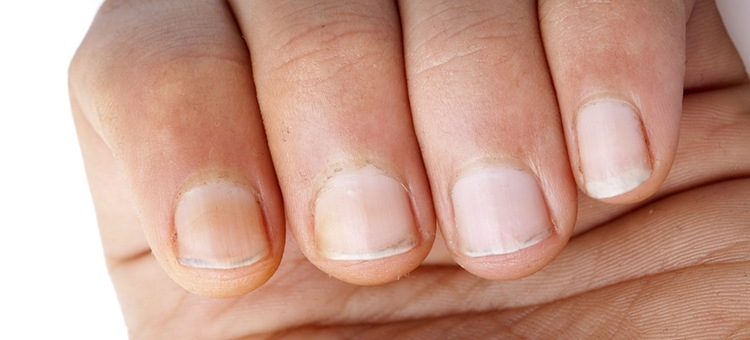
#> input picture PAC_development/Sem5/images/09aefeec-e05f-11e8-87a6-0242ac1c0002.jpg, 750 x 340 px
$ python tasks.py
#> lines starting #> are read from the running program, lines starting #| are printed output that depends on the picture
import os
import cv2

def shownails(image, mask):
    concat = cv2.vconcat([image, mask])
    cv2.imshow('Image', concat)

    cv2.waitKey(0)

    cv2.destroyWindow('Image')


def contours(image, mask):
    _, thresh = cv2.threshold(cv2.cvtColor(mask, cv2.COLOR_BGR2GRAY), 200, 255, cv2.THRESH_BINARY)
    contours, _ = cv2.findContours(thresh, cv2.RETR_EXTERNAL, cv2.CHAIN_APPROX_SIMPLE)
    res = cv2.drawContours(image, contours, -1, (0, 255, 255), 1)

    cv2.imshow('Image+', res)
    cv2.waitKey(0)
    cv2.destroyWindow('Image+')

def showVideo():
    cap = cv2.VideoCapture("./Запись экрана от 2025-10-09 09-55-19.webm")

    while True:
        _, frame = cap.read()
        if frame is not None:
            resize = cv2.resize(frame, (1000, 500))

        cv2.imshow('Video', cv2.cvtColor(resize, cv2.COLOR_BGR2GRAY))

        if cv2.waitKey(1) == ord('q'):
            break

    cap.release()


def main():

    images = os.listdir("./images")

    for i in images:
        im = cv2.imread(os.path.join("./images", i))
#> im is the input picture: shape (340, 750, 3); mean B, G, R 140.8, 157, 200.3
        msk = cv2.imread(os.path.join("./labels", i))


        #task2:
        shownails(im, msk)
#> in shownails, `concat = cv2.vconcat([image, mask])`:
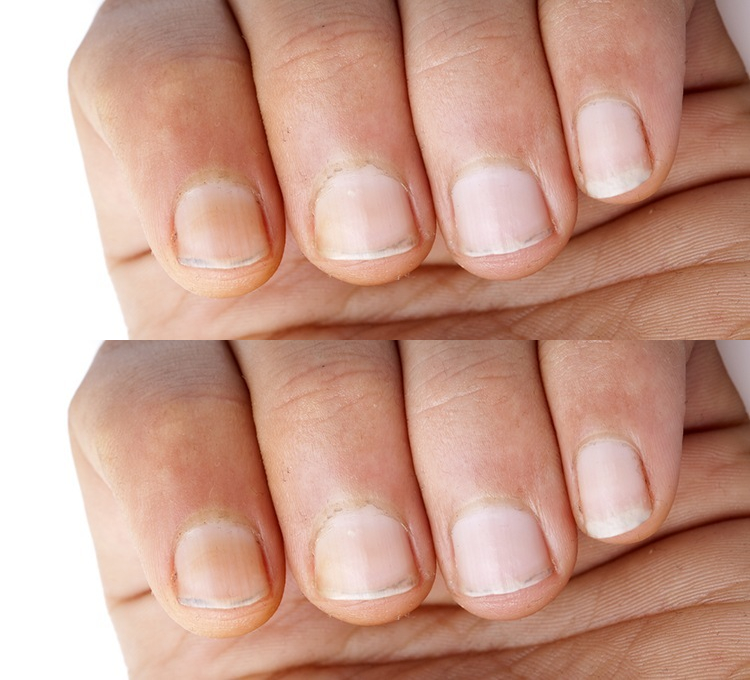
#> concat: shape (680, 750, 3); mean B, G, R 140.8, 157, 200.3
#> pass 2 of the loop in main, `for i in images:`:
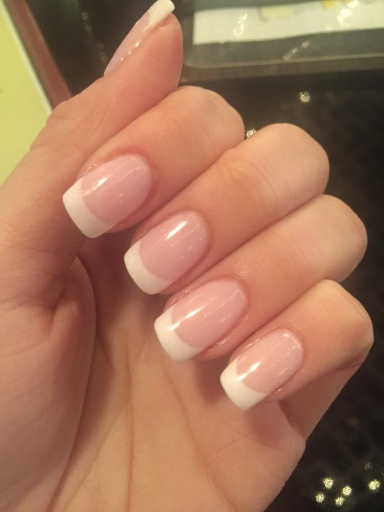
#> input picture PAC_development/Sem5/images/1eecab90-1a92-43a7-b952-0204384e1fae.jpg, 384 x 512 px
#> in main, im is the input picture: shape (512, 384, 3); mean B, G, R 88.5, 115.7, 162.9
#> in shownails (call 2), `concat = cv2.vconcat([image, mask])`:
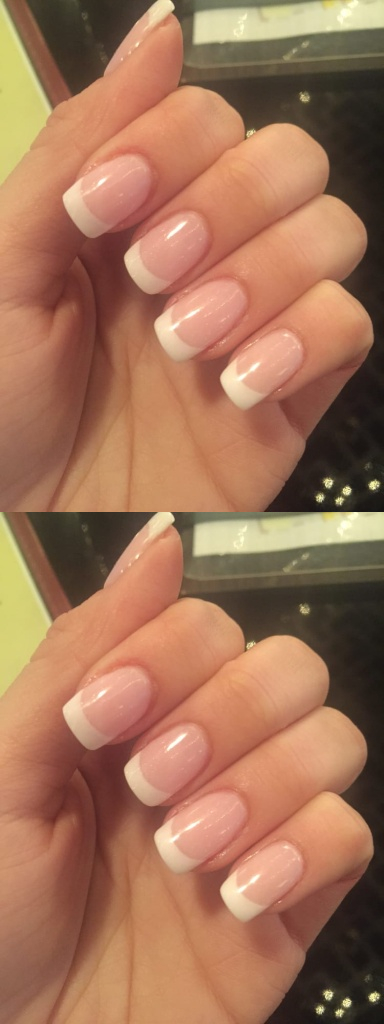
#> concat: shape (1024, 384, 3); mean B, G, R 88.5, 115.7, 162.9
#> pass 3 of the loop in main, `for i in images:`:
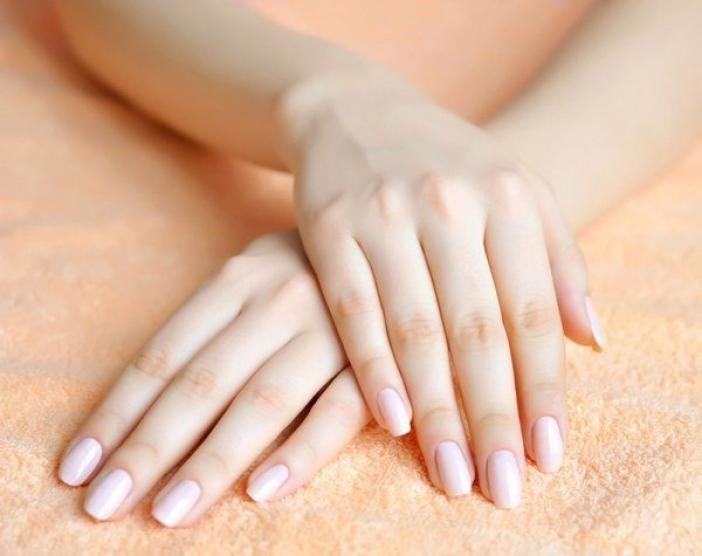
#> input picture PAC_development/Sem5/images/2C29D473-CCB4-458C-926B-99D0042161E6.jpg, 702 x 556 px
#> in main, im is the input picture: shape (556, 702, 3); mean B, G, R 162.9, 187.4, 223.3
#> in shownails (call 3), `concat = cv2.vconcat([image, mask])`:
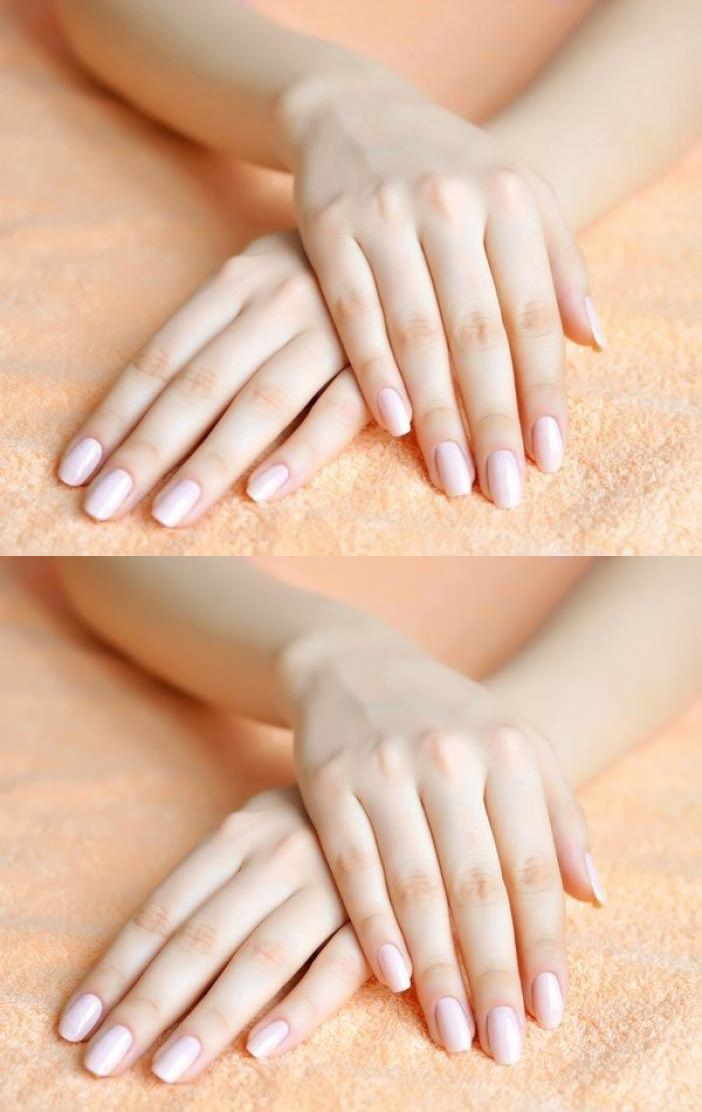
#> concat: shape (1112, 702, 3); mean B, G, R 162.9, 187.4, 223.3


        # task3:
        # contours(im, msk)


    # task4:
    # showVideo()

    cv2.destroyAllWindows()

main()
